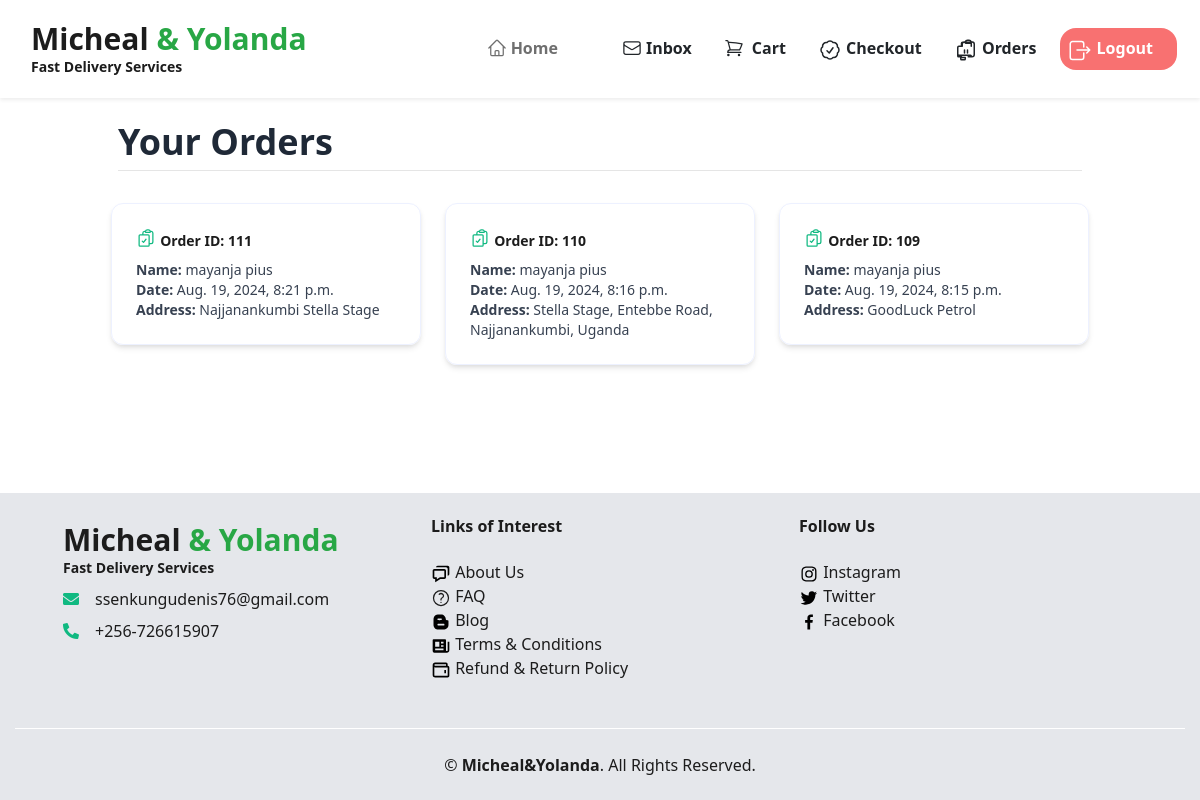
/order/orders/ (signed in), run on an earlier commit of the app's database.
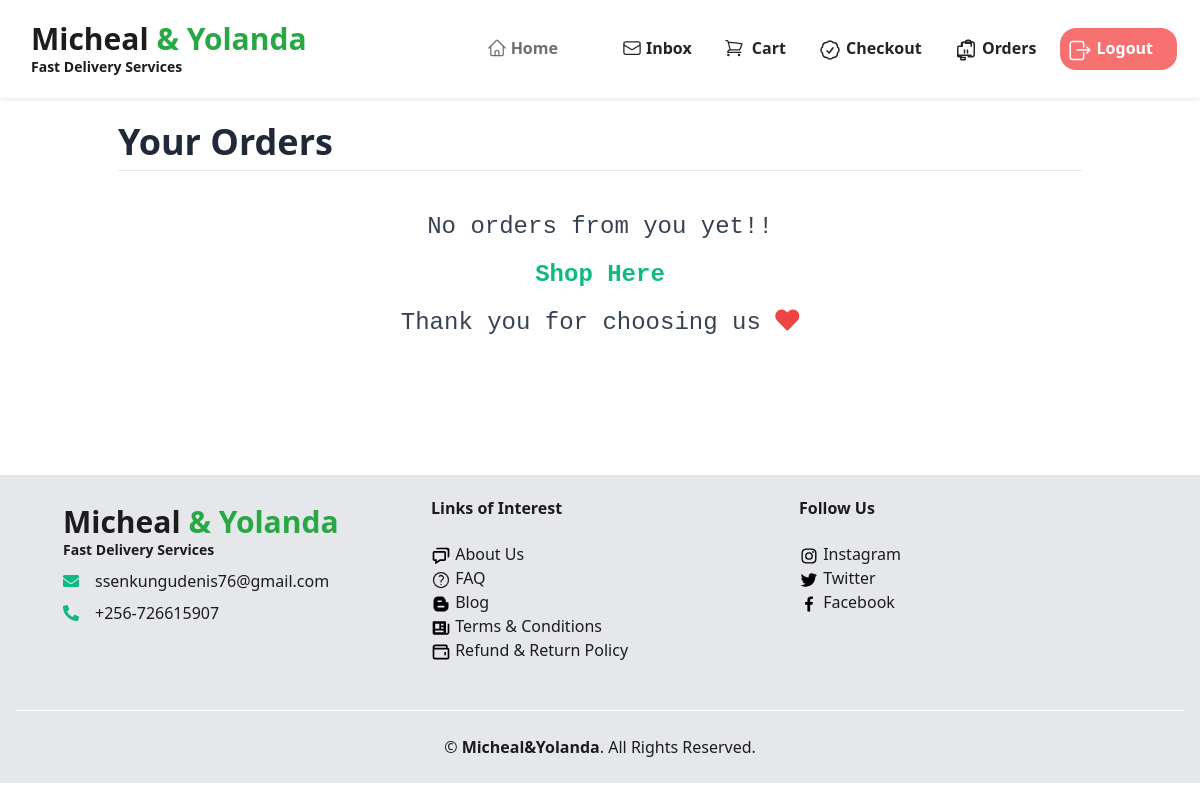
And on a later commit of the database.
### orders/models.py (models this page shows, shortened)
class Order(models.Model):
    user = models.ForeignKey(User, related_name='orders', on_delete=models.CASCADE, null=True)
    address = models.CharField(max_length=250)
    phone_number = models.CharField(max_length=20)
    created = models.DateTimeField(auto_now_add=True)
    updated = models.DateTimeField(auto_now=True)
    paid = models.BooleanField(default=False)
    class Meta:
        ordering = ['-created']
        indexes = [
             models.Index(fields=['-created']),
             ]

### user/models.py (models this page shows, shortened)
class Customer(models.Model):
    user = models.OneToOneField(User, on_delete=models.CASCADE, primary_key=True, related_name='student')
    first_name = models.CharField(max_length=100)
    last_name = models.CharField(max_length=100)
    created_at = models.DateTimeField(default=timezone.now)

### orders/views.py (the view)
# urls.py: path('order/', include('orders.urls')),
@customer_required
def orders(request):
    customer = Customer.objects.get(user=request.user)
    orders = Order.objects.filter(user=request.user)
    return render(request, 'order/orders.html', {'orders':orders,'customer':customer})

### cart/cart.py (called while the page is built)
    def __len__(self):
        return sum(item['quantity'] for item in self.cart.values())

### cart/context_processors.py (called while the page is built)
def cart(request):
    return {'cart': Cart(request)}

def cart_count(request):
    cart = Cart(request)
    return {'cart_count': len(cart)}

### jumia/context_processors.py (called while the page is built)
def categories(request):
    cat = Categories.objects.all()
    return {'cat': cat}

### orders/templates/order/orders.html (shortened to what this page needs)
{% extends 'jumia/base.html' %}
{% block content %}
<div class="container py-4">
    <h1 class="flex text-start text-xl lg:text-4xl font-bold text-gray-800 mb-2">Your Orders</h1>
    <hr class="mb-8">
    <div class="row px-2">
        {% if orders %}
        <div class="grid grid-cols-1 md:grid-cols-2 lg:grid-cols-3 gap-6">
            {% for order in orders %}
            <a href="{% url 'orders:detail' order.id %}" class="block transition transform hover:scale-105 bg-white">
                <div class="border border-gray-100 shadow-md rounded-xl p-6 hover:bg-gray-50">
                    <div class="text-green-500 mb-1">
                        <h2 class="text-sm font-bold inline-block">Order ID: {{ order.id }}</h2>
                    </div>
                    <div class="text-sm text-gray-700">
                        <p><strong>Name:</strong> {{ customer.first_name }} {{ customer.last_name }}</p>
                        <p><strong>Date:</strong> {{ order.created }}</p>
                        <p><strong>Address:</strong> {{ order.address }}</p>
                    </div>
                </div>
            </a>
            {% endfor %}
        </div>
        {% else %}
        <div class="col-12 text-center font-mono">
            <h3 class="py-2 text-lg lg:text-2xl text-gray-700">No orders from you yet!!</h3>
            <h3 class="py-2 text-xl lg:text-2xl text-gray-700">
                <strong><a href="{% url 'jumia:items' %}" class="text-green-500 hover:text-green-700">Shop Here</a></strong>
            </h3>
            <h3 class="py-2 text-xl lg:text-2xl text-gray-700">Thank you for choosing us <i class="fas fa-heart text-red-500"></i></h3>
        </div>
        {% endif %}
    </div>
</div>
{% endblock %}

What changed in the data, as far as the page shows it:
removed Order: id "111", created "Aug. 19, 2024, 8:21 p.m.", address "Najjanankumbi Stella Stage"
no longer on this page (row unchanged): Customer: first_name "mayanja", last_name "pius"
removed Order: id "110", created "Aug. 19, 2024, 8:16 p.m.", address "Stella Stage, Entebbe Road, Najjanankumbi, Uganda"
removed Order: id "109", created "Aug. 19, 2024, 8:15 p.m.", address "GoodLuck Petrol"
Also different on the page:
text now shown: "No orders from you yet!! Shop Here Thank you for choosing us"
